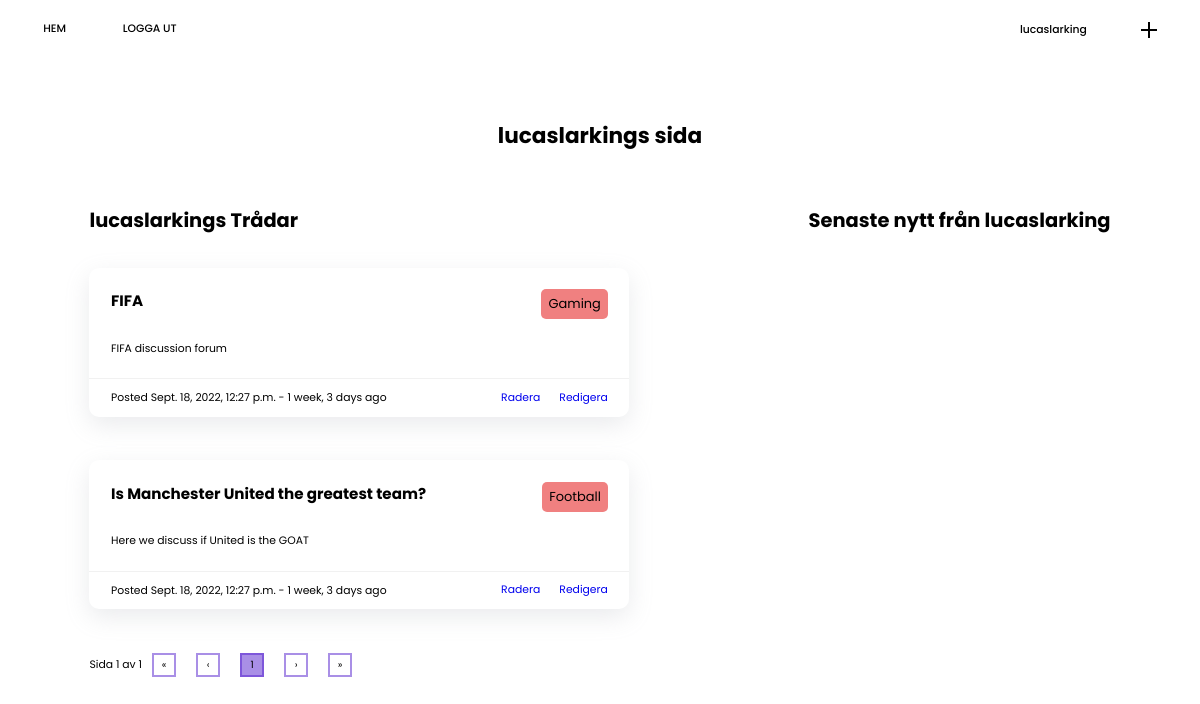
/profile/1 (signed in), run on an earlier commit of the app's database.
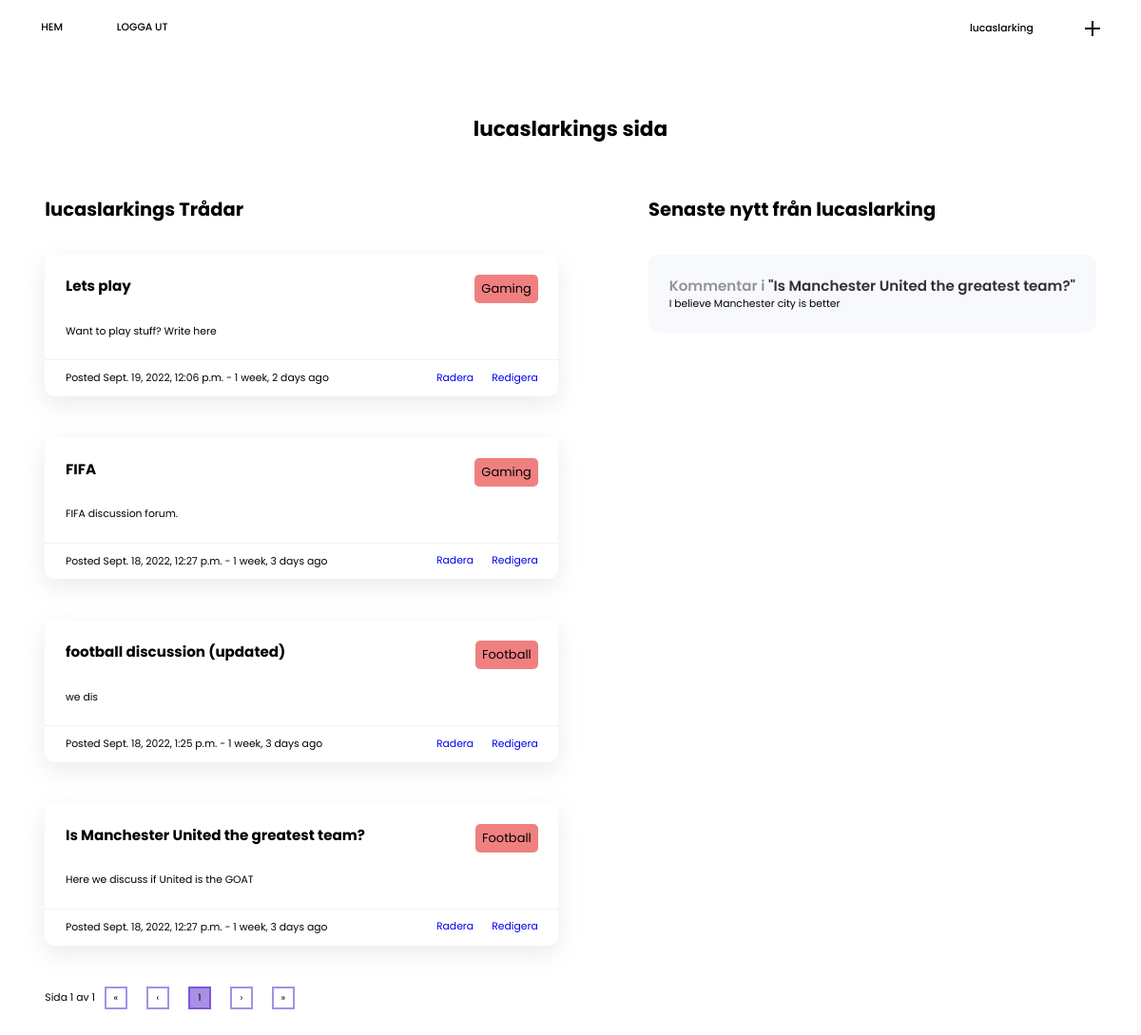
And on a later commit of the database.
### base/models.py (models this page shows, shortened)
class Room(models.Model):
    host = models.ForeignKey(User, on_delete=models.SET_NULL, null=True)
    topic = models.ForeignKey(
        Topic, on_delete=models.SET_NULL, null=True, blank=True)
    name = models.CharField(max_length=200, blank=True, null=True)
    description = models.TextField(null=True, blank=True)
    updated = models.DateTimeField(auto_now=True)
    created = models.DateTimeField(auto_now_add=True)
    class Meta:
        ordering = ['-updated', '-created']
    def __str__(self):
        return self.name

class Topic(models.Model):
    name = models.CharField(max_length=200)
    color = models.CharField(max_length=10, null=True)

class Message(models.Model):
    user = models.ForeignKey(User, on_delete=models.CASCADE)
    room = models.ForeignKey(Room, on_delete=models.CASCADE)
    body = models.TextField()
    updated = models.DateTimeField(auto_now=True)
    created = models.DateTimeField(auto_now_add=True)
    class Meta:
        ordering = ['-updated', '-created']

### base/views.py (the view)
# urls.py: path('profile/<str:pk>', views.userProfile, name="user-profile"),
@login_required(login_url='login')
def userProfile(request, pk):
    user = User.objects.get(id=pk)
    rooms = user.room_set.all()
    p = Paginator(rooms, 10)
    page = request.GET.get('page')
    room_list = p.get_page(page)
    if not page:
        page = 0
    if p.num_pages >= 4:
        bigRight = int(p.num_pages)
        if p.num_pages >= 5:
            increment = 5
            if p.num_pages >= 30:
                increment = 10
                if p.num_pages >= 50:
                    increment = 20
            bigRight = int(page) + increment
            smallLeft = int(page) - increment
        if bigRight >= int(p.num_pages):
            bigRight = int(p.num_pages)
            if int(page) == int(p.num_pages) - 1:
                bigRight = False
        if smallLeft <= 1:
            smallLeft = 1
        if int(page) <= 2:
            smallLeft = False
    else:
        bigRight = False
        smallLeft = False
    room_messages = user.message_set.all()
    topics = Topic.objects.all()
    context = {
        'user': user,
        'oldrooms': rooms,
        'rooms': room_list,
        'topics': topics,
        'room_messages': room_messages,
        'bigRight': bigRight,
        'smallLeft': smallLeft,
    }
    return render(request, 'base/profile.html', context)

### base/templates/base/profile.html
{% extends 'main.html'%}
{% block content %}
<div class="profile">
    <h1>{{user.username}}s sida</h1>
    <div class="profileContainer">
        <div class="profielThreads">
            <div>
                <h2>{{user.username}}s Trådar</h2>
                {% include 'base/room_component.html'%}
            </div>
        </div>
        <div class="profileRecentActivity">
            <div>
                <h2>Senaste nytt från {{user.username}}</h2>
                {% include 'base/activity_component.html'%}
            </div>
        </div>
    </div>
</div>
{% endblock content %}

### templates/main.html (shortened to what this page needs)
<!DOCTYPE html>
<html lang="en">
{% load static %}
<head>
    <link rel="stylesheet" href="{% static 'styles/main.css' %}">
    <link rel="stylesheet" href="{% static 'styles/room.css' %}">
    <link rel="stylesheet" href="{% static 'styles/profile.css' %}">
    <link rel="stylesheet" href="{% static 'styles/nav.css' %}">
    <link rel="stylesheet" href="{% static 'styles/login.css' %}">
    <link rel="stylesheet" href="{% static 'styles/createroom.css' %}">
</head>
<body>
    {% include 'navbar.html' %}
    {% block content %} {% endblock content %}
</body>
</html>

### templates/navbar.html
<nav>
    <div>
        <a class="" href="{% url 'home' %}">HEM</a>
        {% if request.user.is_authenticated%}
        <a href="{% url 'logout' %}">LOGGA UT</a>
        <a href=""></a>
        {% else%}
        <a href="{% url 'login' %}">LOGGA IN</a> {% endif%}
    </div>
    <div>
        {% if request.user.is_authenticated%}
        <a href="{% url 'user-profile' request.user.id%}">{{request.user}}</a> {% endif%}
        <a class="plusContainer" href="{% url 'create-room' %}"><div class="plus"><span class="strokes"></span></div></a>
    </div>
</nav>

### base/templates/base/room_component.html (shortened to what this page needs)
{% for room in rooms%}
<div class="room">
    <a href="{% url 'room' room.id%}" class="top">
        <div>
            <h3>{{room.name}}</h3>
            <span class="subject" style="background-color:{{room.topic.color}}">{{room.topic.name}}</span>
        </div>
        <p>{{room.description}}</p>
    </a>
    <div class="bottom">
        <span class="date">Posted {{room.created}} - {{room.created|timesince}} ago</span>
        {% if request.user == room.host%}
        <div>
            <a href="{% url 'delete-room' room.id %}" class="edit">Radera</a>
            <a href="{% url 'update-room' room.id %}" class="edit">Redigera</a>
        </div>
        {% endif %}
    </div>
</div>
{% endfor %}
<div class="pagination">
    <span>Sida {{rooms.number}} av {{rooms.paginator.num_pages}}</span>
    <div class="desktop">
        {% if rooms.has_previous%}
        <a class="pageNum" href="?page=1">&#171;</a>
        <a class="pageNum" href="?page={{rooms.previous_page_number}}">&#8249;</a>
        {% if smallLeft%}
        <a class="pageNum" href="?page={{smallLeft}}">{{smallLeft}}</a>
        {% endif %}
        <a href="?page={{rooms.previous_page_number}}" class="pageNum ">{{rooms.previous_page_number}}</a> {% else %}
        <span class="pageNum">&#171;</span>
        <span class="pageNum">&#8249;</span> {% endif %}
        <span class="pageNum currentPageNum">{{rooms.number}}</span>
        {% if rooms.has_next%}
        <a class="pageNum" href="?page={{rooms.next_page_number}}">{{rooms.next_page_number}}</a>
        {% if bigRight%}
        <a class="pageNum" href="?page={{bigRight}}">{{bigRight}}</a>
        {% endif %}
        <a class="pageNum" href="?page={{rooms.next_page_number}}">&#8250;</a>
        <a class="pageNum" href="?page={{rooms.paginator.num_pages}}">&#187;</a>
        {% else %}
        <span class="pageNum disabled">&#8250;</span>
        <span class="pageNum disabled">&#187;</span>
        {% endif%}
    </div>
</div>

### base/templates/base/activity_component.html
{% for message in room_messages%}
<a href="{% url 'room' message.room.id %}" class="latest">
    <h4><span class="small">Kommentar i</span> "{{message.room}}"</h4>
    <p>{{message.body}}</p>
</a>
{% endfor %}

### static/styles/main.css (style rules this page uses)
* { margin: 0; padding: 0; -webkit-box-sizing: border-box; box-sizing: border-box; font-family: "Playfair Display", serif; font-family: "Poppins", sans-serif; }
html { font-size: 67.5%; }
body { padding-bottom: 10rem; }
h2 { font-size: 1.8rem; }
h3 { font-size: 1.4rem; }
h4 { font-size: 1.4rem; opacity: 0.8; font-weight: 600; }
.latest .small { font-size: 1.4rem; opacity: 0.5; }
p { font-size: 1rem; }
.plus { width: 32px; height: 32px; position: relative; display: flex; justify-content: center; align-items: center; }
.strokes { display: block; width: 16px; height: 2px; background-color: black; position: relative; }
.strokes::after { content: ""; width: 16px; height: 2px; background-color: black; position: absolute; top: 0; left: 0; transform: rotate(90deg); }
.room { border-radius: 10px; display: block; text-decoration: none; color: black; width: 50rem; max-width: 100%; margin-bottom: 4rem; -webkit-box-shadow: rgba(149, 157, 165, 0.2) 0px 8px 24px; box-shadow: rgba(149, 157, 165, 0.2) 0px 8px 24px; -webkit-transition: 0.2s; transition: 0.2s; }
.room .subject { font-size: 1.2rem; background-color: white; background-color: lightcoral; padding: 5px 7px; display: inline-block; border-radius: 5px; text-decoration: none; color: black; -webkit-transition: 0.2s; transition: 0.2s; }
.room .top { text-decoration: none; color: black; padding: 2rem; display: block; }
.room .top div { display: -webkit-box; display: -ms-flexbox; display: flex; -webkit-box-pack: justify; -ms-flex-pack: justify; justify-content: space-between; }
.room .top p { margin-top: 2rem; }
.room .bottom { border-top: 1px solid rgba(128, 128, 128, 0.113); display: -webkit-box; display: -ms-flexbox; display: flex; padding: 1rem 2rem; text-decoration: none; -webkit-box-pack: justify; -ms-flex-pack: justify; justify-content: space-between; }
.room .bottom span { font-size: 1rem; }
.room .edit { padding: 0.5rem; text-decoration: none; font-size: 1rem; margin-left: 0.5rem; }
.room .edit:nth-of-type(2) { padding-right: 0; }
.latest p { opacity: 1; }
.latest span { opacity: 0.5; font-size: 0.8rem; }
.latest { background-color: white; background-color: #f7f9fc; margin: 1.5rem 0rem; padding: 1rem; padding: 2rem; border-radius: 10px; text-decoration: none; color: black; display: block; max-width: 100%; }
.pagination { display: flex; align-items: center; }
.pagination .mobile, .pagination .desktop { display: flex; }
.pagination .desktop { display: flex; }
.pagination .pageNum { width: 24px; height: 24px; overflow: hidden; background-color: grey; background-color: transparent; border: 2px solid #521ecc7e; text-align: center; display: flex; justify-content: center; align-items: center; margin: 0 10px; font-size: 10px; text-decoration: none; }
.pagination .currentPageNum { background-color: #521ecc7e; }

### static/styles/profile.css (style rules this page uses)
.profile { margin-top: 5%; }
.profile h1 { text-align: center; margin-bottom: 5rem; }
.profileContainer { width: 100%; display: flex; justify-content: space-around; }
.profileContainer h2 { margin-bottom: 3rem; }
.profielThreads .room { width: 50rem; }

### static/styles/nav.css (style rules this page uses)
nav { width: 100%; display: -webkit-box; display: -ms-flexbox; display: flex; -webkit-box-pack: justify; -ms-flex-pack: justify; justify-content: space-between; -webkit-box-align: center; -ms-flex-align: center; align-items: center; padding: 1.5rem; }
nav div:nth-of-type(2) { display: flex; }
nav a { text-decoration: none; font-size: 1rem; color: black; padding: 0.5rem; font-weight: 500; }
nav div a { margin: 0 2rem; }
nav div:nth-of-type(2) .plus { height: 16px; width: 16px; }

What changed in the data, as far as the page shows it:
added Room: name "Lets play", topic.name "Gaming", description "Want to play stuff? Write here", created "Sept. 19, 2022, 12:06 p.m.", created "1 week, 2 days", shows "Radera"
changed Room "FIFA": description "FIFA discussion forum" → "FIFA discussion forum."
added Room: name "football discussion (updated)", topic.name "Football", description "we dis", created "Sept. 18, 2022, 1:25 p.m.", created "1 week, 3 days", shows "Radera"
added Message: room "Is Manchester United the greatest team?", body "I believe Manchester city is better"
